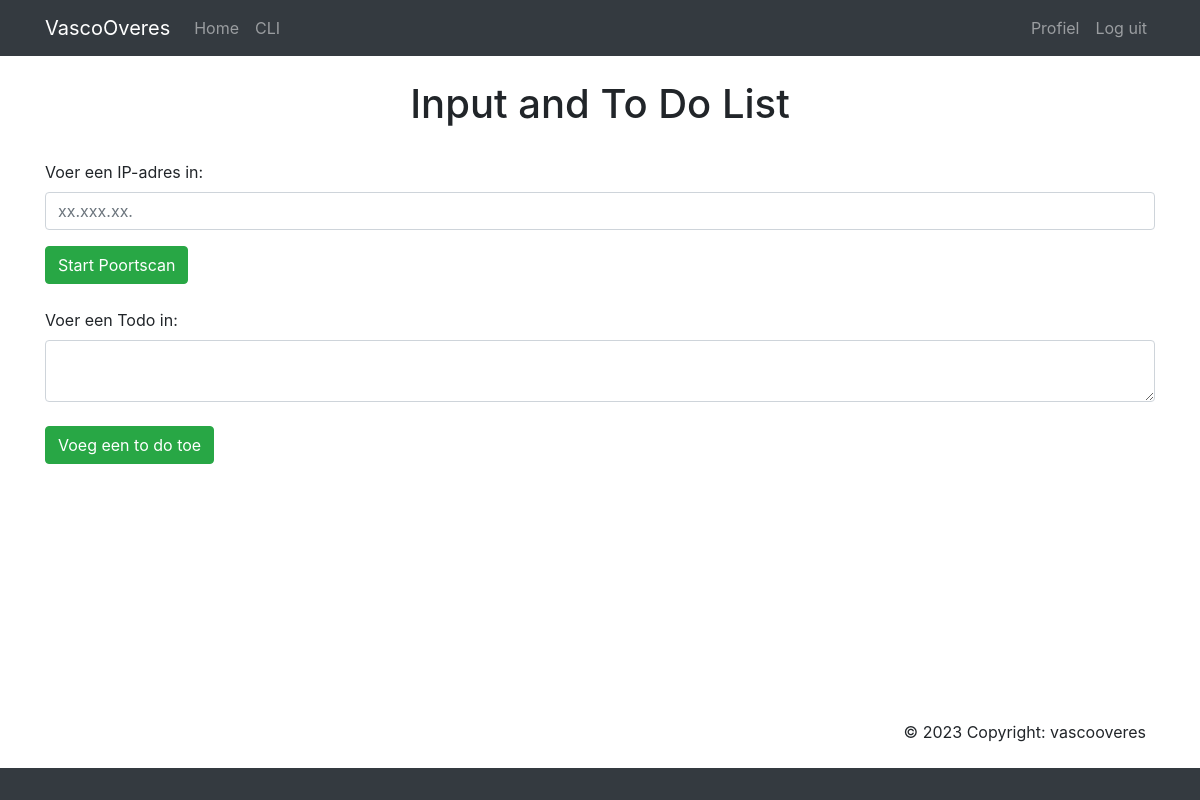
Page / (signed in) on the earlier database version.
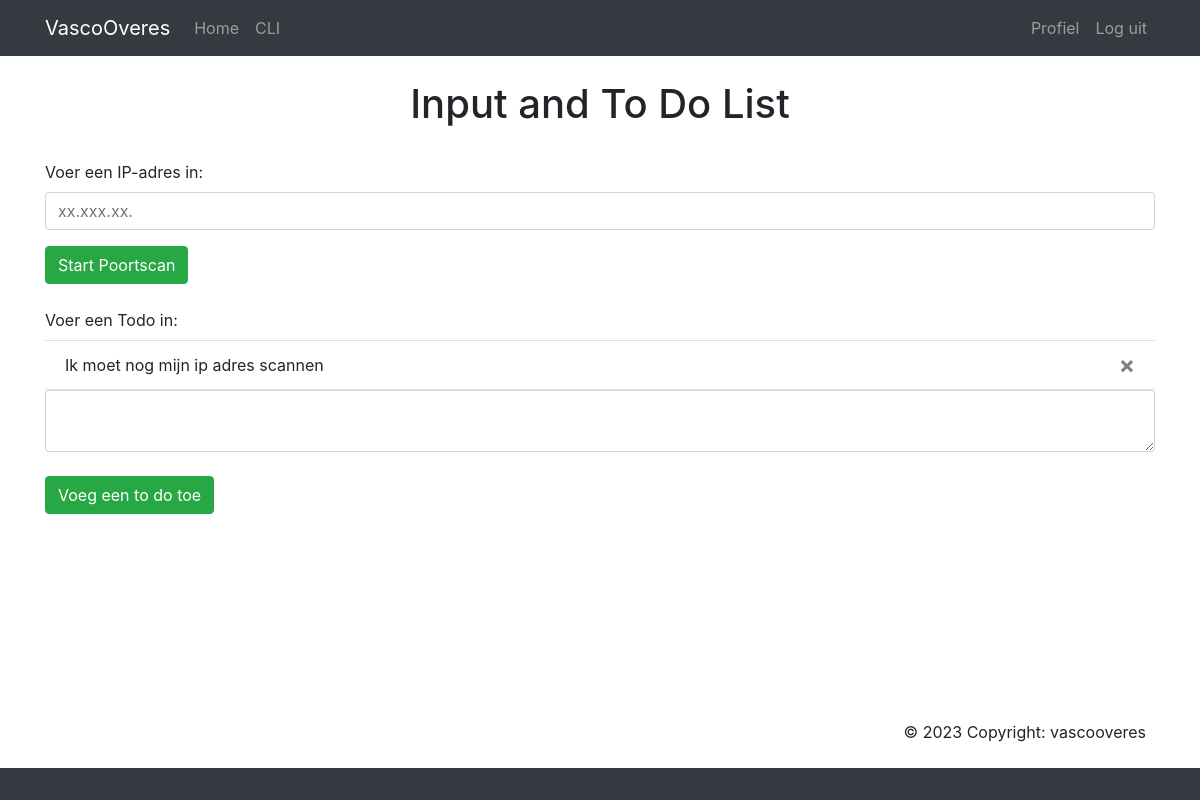
Same page on the later database version.
### website/models.py (models this page shows)
class Note(db.Model):
  id = db.Column(db.Integer, primary_key=True)
  data = db.Column(db.String(10000))
  date = db.Column(db.DateTime(timezone=True), default=func.now())
  user_id = db.Column(db.Integer, db.ForeignKey('user.id'))

### website/views.py (the view, shortened to what this page needs)
@views.route('/', methods=['GET', 'POST'])
@login_required
def home():
    return render_template("index.html", user=current_user)

### website/__init__.py (called while the page is built)
def create_app():
    app = Flask(__name__)
    app.config['SECRET_KEY'] = 'hasdaisiaediaei hajosdha'  # Geheime sleutel voor beveiliging
    app.config['SQLALCHEMY_DATABASE_URI'] = f'sqlite:///{DB_NAME}'  # Locatie van de database
    db.init_app(app)  # Database koppelen aan de app
    from .views import views
    from .auth import auth
    app.register_blueprint(views, url_prefix='/')
    app.register_blueprint(auth, url_prefix='/')
    from .models import User, Note
    create_database(app)
    login_manager = LoginManager()
    login_manager.login_view = 'auth.login'  # Loginpagina voor gebruikers
    login_manager.init_app(app)
    @login_manager.user_loader
    def load_user(id):
        return User.query.get(int(id))
    return app

### website/templates/index.html
{% extends "base.html" %} {% block title %}Home{% endblock %} {% block content
  %}
  <br>
  <h1 align="center">Input and To Do List</h1>
  <br>
  <form method="POST" action="{{ url_for('views.scan') }}">
    <div class="form-group">
      <label for="ipAddress">Voer een IP-adres in:</label>
      <input type="text" id="ipAddress" name="ipAddress" class="form-control" placeholder="xx.xxx.xx.">
    </div>
    <div class="text-left">
      <button type="submit" class="btn btn-success">Start Poortscan</button>
    </div>
  </form>
  <br>
  <ul class="list-group list-group-flush" id="notes">
    <label for="ipAddress">Voer een Todo in:</label>
    {% for note in user.notes %}
    <li class="list-group-item">
      {{ note.data }}
      <button type="button" class="close" onClick="deleteNote('{{ note.id }}')">
        <span aria-hidden="true">&times;</span>
      </button>
    </li>
    {% endfor %}
  </ul>
  <form method="POST">
    <textarea name="note" id="note" class="form-control"></textarea>
    <br />
    <div align="left">
      <button type="submit" class="btn btn-success">Voeg een to do toe</button>
    </div>
  {% endblock %}

### website/templates/base.html (shortened to what this page needs)
<!DOCTYPE html>
<html lang="en">
<head>
  <link rel="stylesheet" href="https://stackpath.bootstrapcdn.com/bootstrap/4.4.1/css/bootstrap.min.css">
  <link rel="stylesheet" href="https://stackpath.bootstrapcdn.com/font-awesome/4.7.0/css/font-awesome.min.css">
</head>
<body>
  <nav class="navbar navbar-expand-lg navbar-dark bg-dark">
    <div class="container">
        <a class="navbar-brand">VascoOveres</a>
        <div class="collapse navbar-collapse" id="navbarNav">
          {% if user.is_authenticated %}
            <ul class="navbar-nav mr-auto">
                <li class="nav-item">
                    <a class="nav-link" href="{{ url_for('views.home') }}">Home</a>
                </li>
                <li class="nav-item">
                    <a class="nav-link" href="{{ url_for('views.cli') }}">CLI</a>
                </li>
            </ul>
            <ul class="navbar-nav">
              <li class="nav-item">
                <a class="nav-link" href="{{ url_for('views.profile') }}">Profiel</a>
              </li>
              <li class="nav-item">
                <a class="nav-link" href="{{ url_for('auth.logout') }}">Log uit</a>
              </li>
            </ul>
            {% endif %}
        </div>
    </div>
</nav>
  <div class="container">{%block content%} {%endblock%}</div>
</body>
<footer class="bg-body-tertiary text-right" style="position: fixed; bottom: 0; width: 100%;">
  <div class="container p-4">
    © 2023 Copyright:
    <a class="text-body" href="">vascooveres</a>
  </div>
  <div class="text-center p-3" style="background-color: #343a40; color: white;">
  </div>
</footer>
</html>

Differences in the rows shown:
added Note: data "Ik moet nog mijn ip adres scannen"
